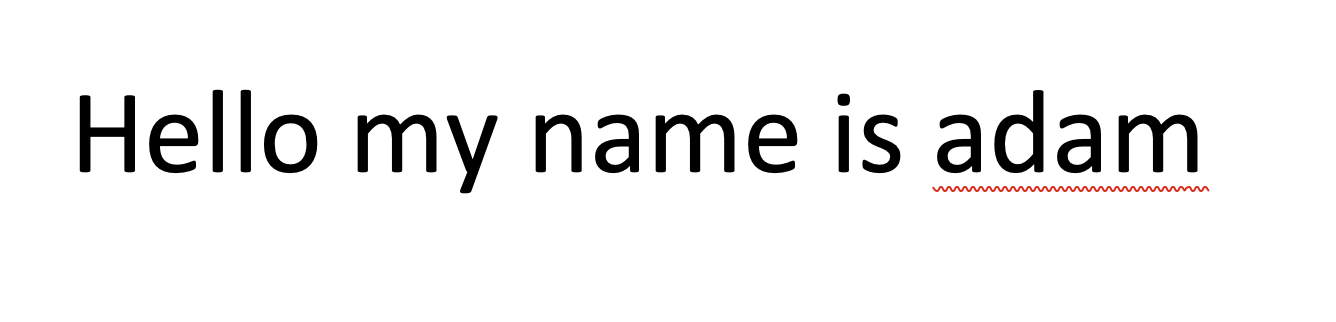
#> input picture screenshot.png, 1336 x 322 px
$ python character_recognition.py
#> lines starting #> are read from the running program, lines starting #| are printed output that depends on the picture; after the words box and inside, x2 and y2 are one past the last pixel; in counts of white or black regions, pixels touching at a corner belong together
import cv2

image = cv2.imread('screenshot.png')
#> image is the input picture: shape (322, 1336, 3); mean B, G, R 239.7, 239.7, 240
original = image.copy()

gray = cv2.cvtColor(image, cv2.COLOR_BGR2GRAY)
blur = cv2.GaussianBlur(gray, (3,3), 0)
canny = cv2.Canny(blur, 120, 255, 1)
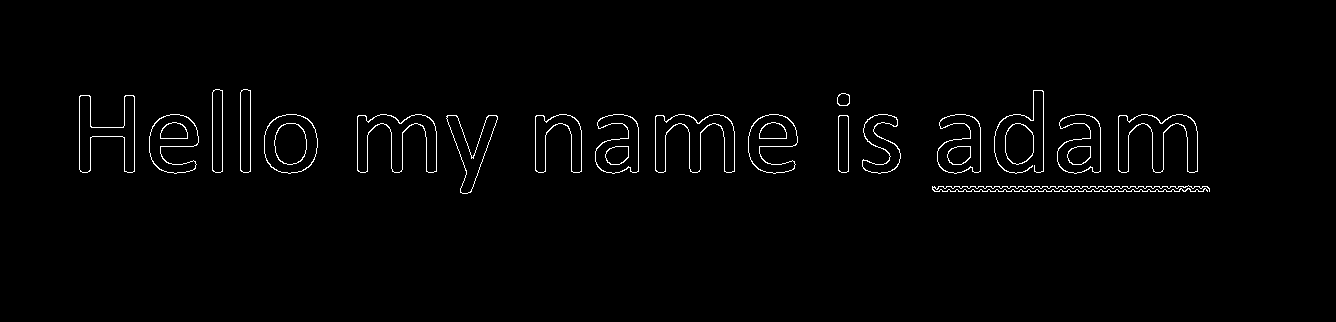
#> canny: shape (322, 1336); 1.5% white in thin lines or dots, all inside (x1, y1, x2, y2) = (79, 89, 1210, 194)

cnts = cv2.findContours(canny, cv2.RETR_EXTERNAL, cv2.CHAIN_APPROX_SIMPLE)
#> cnts = 20 contours; largest, box (x1, y1, x2, y2) and area: (264, 114, 318, 174) 2576, (1118, 114, 1198, 173) 2170, (655, 114, 735, 173) 2170, (357, 114, 437, 173) 2170, (79, 95, 135, 173) 1918
cnts = cnts[0] if len(cnts) == 2 else cnts[1]

min_area = 100
image_number = 0
for c in cnts:
    area = cv2.contourArea(c)
    if area > min_area:
        x,y,w,h = cv2.boundingRect(c)
        h += 10
        y -= 10
        cv2.rectangle(image, (x, y), (x + w, y + h), (36,255,12), 2)
        ROI = original[y:y+h, x:x+w]
        cv2.imwrite("ROI_{}.png".format(image_number), ROI)
        image_number += 1
#> this loop made 20 passes
#> (area, x, y, w, h) on passes 2 to 13: (950, 1005, 113, 29, 52), (564.5, 838, 105, 11, 68), (1389.5, 446, 105, 52, 89), (2169.5, 1118, 104, 80, 69), (1786, 1057, 104, 44, 70), (1786, 937, 104, 44, 70), (1101, 862, 104, 39, 70), (1840, 748, 104, 50, 70), (2169.5, 655, 104, 80, 69), (1786, 595, 104, 44, 70), (1355.5, 535, 104, 47, 69), (2169.5, 357, 104, 80, 69)
#> area on passes 1, 18: 86, 30
#> pass 2, `ROI = original[y:y+h, x:x+w]`:
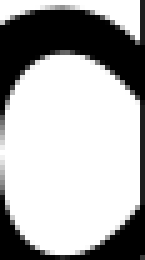
#> ROI: shape (52, 29, 3) (shown 5 times larger); min 0, max 255, mean 174.5
#> after the loop:
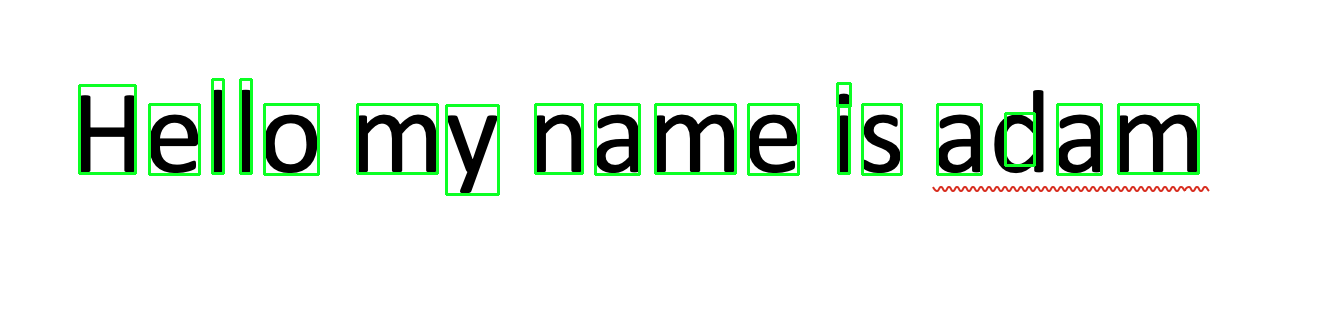
#> image: shape (322, 1336, 3); 2.86% of pixels changed, all inside (x1, y1, x2, y2) = (78, 78, 1200, 196)
#> after the loop, image_number = 18

cv2.imshow('blur', blur)
cv2.imshow('canny', canny)
cv2.imshow('image', image)
cv2.waitKey(0)
